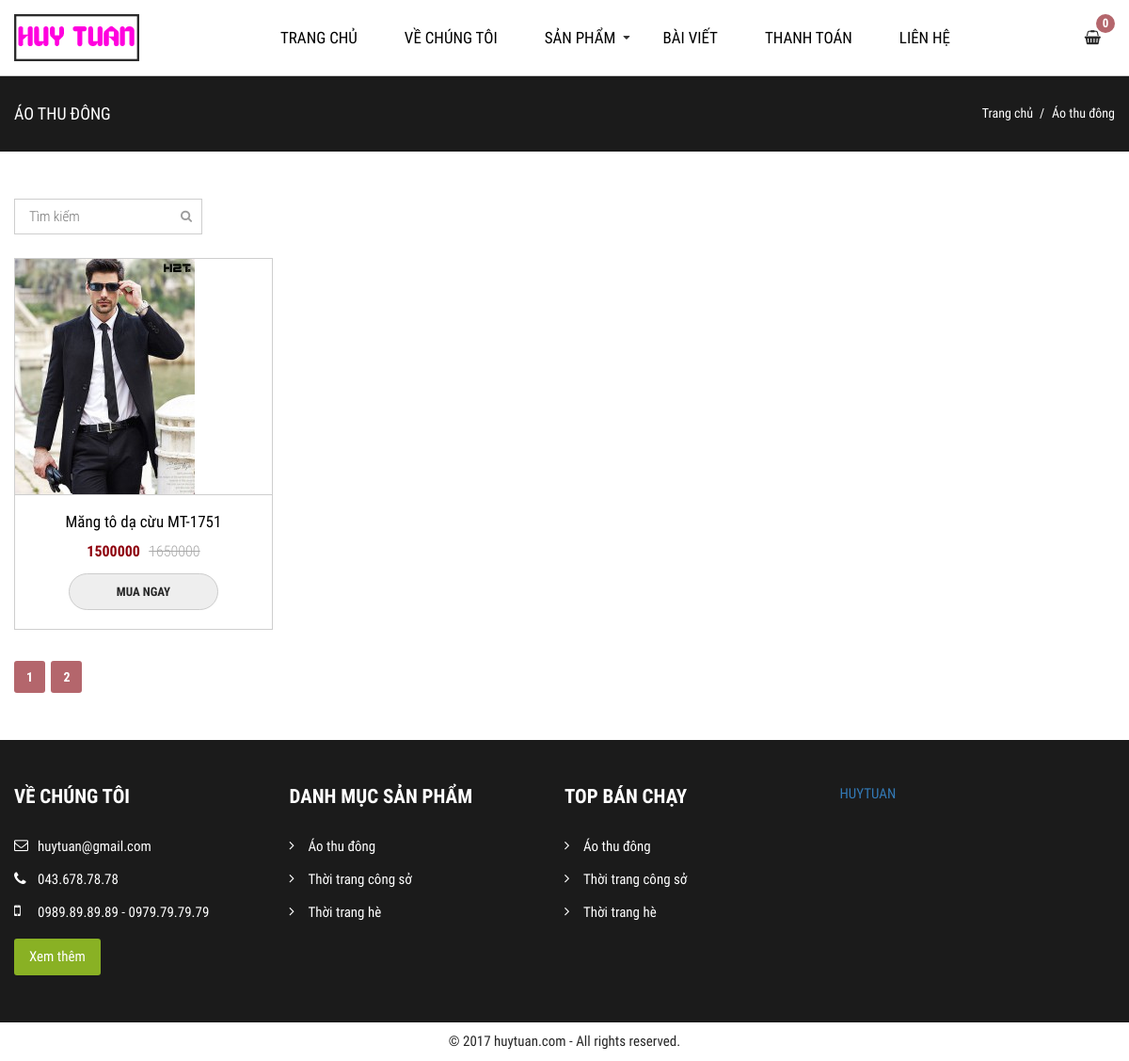
Before: /?page=category_product&id=7&trang=2 with the older database file.
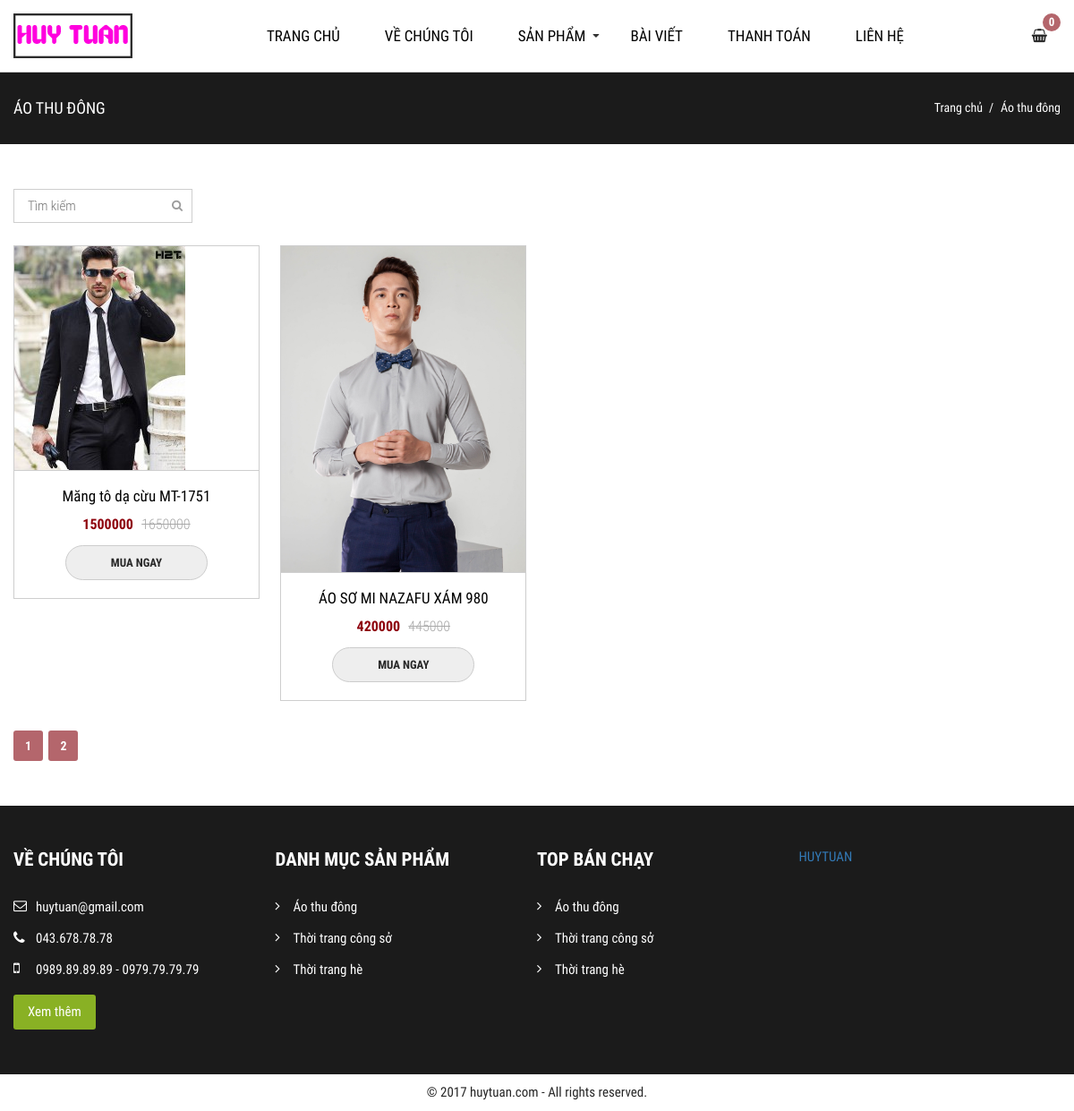
After: the same page with the newer database file.
### tables this page shows
CREATE TABLE `tbl_category` (
  `id` int(11) NOT NULL,
  `title` varchar(100) NOT NULL,
  `content` text NOT NULL
);

CREATE TABLE `tbl_product` (
  `id` int(11) NOT NULL,
  `name` varchar(100) NOT NULL,
  `masp` varchar(50) NOT NULL,
  `price` int(11) NOT NULL,
  `image` varchar(100) NOT NULL,
  `category` varchar(100) NOT NULL,
  `chitiet` text NOT NULL,
  `sale` int(11) DEFAULT NULL,
  `mota` varchar(500) DEFAULT NULL
);

### pages/category_product.php (the view, shortened to what the changed rows need)
<div id="main-content-wp" class="category-product-page">
    <div class="section" id="breadcrumb-wp">
        <div class="wp-inner">
            <div class="section-detail clearfix">
                        <?php
                          $id = $_GET['id'];
                          include("config/dbconfig.php");
                          $sql = "SELECT * from tbl_category where id like '%$id%'";
                          $run = mysqli_query($conn, $sql);
                          while ($row = mysqli_fetch_array($run)) {
                        ;?>
                <h3 class="title fl-left"><?php echo $row['title']?></h3>
            <?php } ?>
                <ul class="list-breadcrumb fl-right">
                    <li>
                    </li>
                        <?php
                          $id = $_GET['id'];
                          include("config/dbconfig.php");
                          $sql = "SELECT * from tbl_category where id like '%$id%'";
                          $run = mysqli_query($conn, $sql);
                          while ($row = mysqli_fetch_array($run)) {
                        ;?>
                    <li>
                        <a title=""><?php echo $row['title']?></a>
                    </li><?php } ?>
                </ul>
            </div>
        </div>
    </div>
    <?php
            if(isset($_GET['trang'])){
                $get_trang = $_GET['trang'];
            }
            else{
                $get_trang = '';
            }
            if ($get_trang == '' || $get_trang == 1){
                $trang = 0;
            }
            else
            {
                $trang = ($get_trang*8)-8;
            }
            ?>
    <div class="section" id="list-product-wp">
        <div class="wp-inner">
            <div class="section-detail">
                <ul class="list-item clearfix">
                    <?php
                      $id = $_GET['id'];
                      include("config/dbconfig.php");
                    if (isset($_POST['s-product'])) {
                            if ($_POST['s-product'] != '') {
                            $s = $_POST['s-product'];
                            $sql = "select * from tbl_product where id LIKE '%$s%' or name LIKE '%$s%' order by id asc limit $trang,8";
                        }
                    }else{
                        $sql = "SELECT * from tbl_product where category like '%$id%'  limit $trang,8";
                    }
                      $run = mysqli_query($conn, $sql);
                      while ($row = mysqli_fetch_array($run)) {
                    ;?>
                    <li>
                        <a href="?page=detail_product&id=<?php echo $row['id'];?>" title="" class="thumb">
                            <img src="index.php/../images/product/<?php echo $row['image']?>" alt="">
                        </a>
                        <div class="info">
                            <a href="" title="" class="name-product"><?php echo $row['name']?></a>
                            <div class="price-wp">
                                <span class="new"><?php echo $row['sale']?></span>
                                <span class="old"><?php echo $row['price']?></span>
                            </div>
                            <a href="?page=add_cart&id=<?php echo $row['id'] ?>" title="" class="buy-now">Mua ngay</a>
                        </div>
                    </li>
                <?php } ?>
                </ul>
            </div>
        </div>
    </div>
    <div class="section" id="pagination-wp">
        <div class="wp-inner">
            <div class="pagination">
            <?php
            $sql_trang = "select * from tbl_product where category = $id";
            $run_trang = mysqli_query($conn,$sql_trang);
            $sosanpham = mysqli_num_rows($run_trang);
            $sotrang = ceil($sosanpham/8);
            if ($sotrang == 0){
                echo 'Không có sản phẩm nào!';
            }
            else{
            for($b=1;$b<=$sotrang;$b++){
                echo '<a href="?page=category_product&id='.$id = $_GET['id'].'&trang='.$b.'" style="text-decoration:none">'.''.$b.''.'</a>&ensp;';
            }}
            ?>
            </div>
        </div>
    </div>
</div>

### inc/footer.php (shortened to what the changed rows need)
<div id="footer-wp">
    <div id="foot-body">
        <div class="wp-inner clearfix">
            <div class="block" id="category-product">
                <div class="detail">
                    <ul class="list-item">
                        <?php
                                  include("config/dbconfig.php");
                                  $sql = "SELECT * from tbl_category";
                                  $run = mysqli_query($conn, $sql);
                                  while ($row = mysqli_fetch_array($run)) {
                                ;?>
                        <li>
                            <a href="?page=category_product&id=<?php echo $row['id']?>" title=""><?php echo $row['title']?></a>
                        </li>
                    <?php } ?>
                    </ul>
                </div>
            </div>
            <div class="block" id="top-selling">
                <div class="detail">
                    <ul class="list-item">
                         <?php
                                  include("config/dbconfig.php");
                                  $sql = "SELECT * from tbl_category";
                                  $run = mysqli_query($conn, $sql);
                                  while ($row = mysqli_fetch_array($run)) {
                                ;?>
                        <li>
                            <a href="?page=category_product&id=<?php echo $row['id']?>" title=""><?php echo $row['title']?></a>
                        </li>
                    <?php } ?>
                    </ul>
                </div>
            </div>
        </div>
    </div>
</div>
</div>
</div>
</body>
</html>

Changed rows visible on the page:
now on this page (row edited): tbl_product: image (picture), name "ÁO SƠ MI NAZAFU XÁM 980", sale "420000", price "445000"
